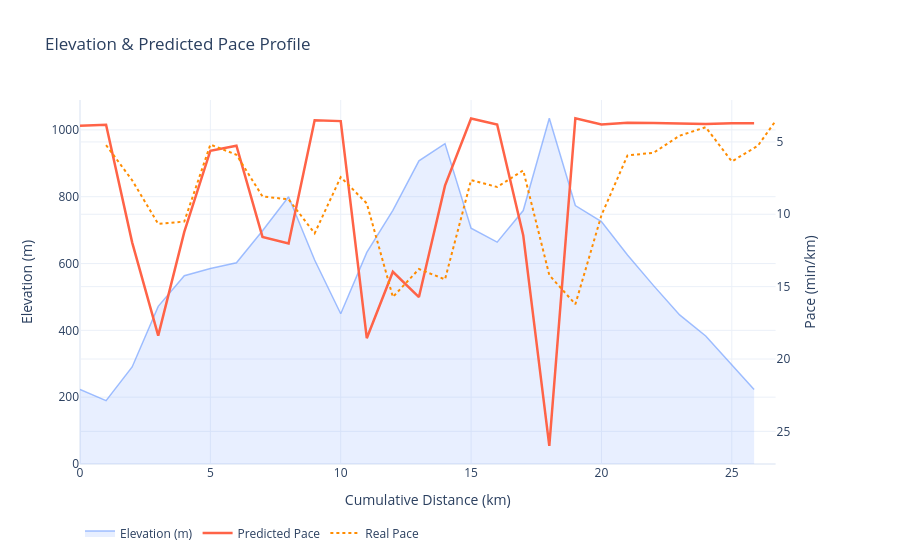

The notebook cell saved with this chart:
### Code cell
import plotly.graph_objects as go
import plotly.express as px
from plotly.subplots import make_subplots

fig = make_subplots(specs=[[{"secondary_y": True}]])

fig.add_trace(
    go.Scatter(
        x=splits["distance_km"], y=splits["elevation_m"],
        fill="tozeroy", fillcolor="rgba(100,150,255,0.15)",
        line=dict(color="rgba(100,150,255,0.6)", width=1.5),
        name="Elevation (m)",
        hovertemplate="%{y:.0f} m<extra></extra>",
    ),
    secondary_y=False,
)

splits["pace_fmt"]    = splits["predicted_pace"].apply(conv.min_to_chrono)

fig.add_trace(
    go.Scatter(
        x=splits["distance_km"], y=splits["predicted_pace"],
        line=dict(color="tomato", width=2.5),
        name="Predicted Pace",
        customdata=splits["pace_fmt"],
        hovertemplate="%{customdata} min/km<extra></extra>",
    ),
    secondary_y=True,
)
fig.add_trace(
    go.Scatter(
        x=df_temps_pierre["cum_dist"], y=df_temps_pierre["pace"],
        line=dict(color="darkorange", width=2, dash="dot"),
        name="Real Pace",
        # customdata=df_temps_pierre["fatigue_fmt"],
        # hovertemplate="%{customdata} min/km<extra></extra>",
    ),
    secondary_y=True,
)

fig.update_layout(
    title="Elevation & Predicted Pace Profile",
    xaxis_title="Cumulative Distance (km)",
    hovermode="x unified",
    template="plotly_white",
    legend=dict(orientation="h", y=-0.15),
)
fig.update_yaxes(title_text="Elevation (m)",    secondary_y=False)
fig.update_yaxes(title_text="Pace (min/km)",    secondary_y=True,  autorange="reversed")

fig.show()
# fig.write_html("data/chart_elevation_pace.html", include_plotlyjs="cdn", full_html=False)
# print("✅ Embeddable div saved → data/chart_elevation_pace.html")

### Figure 1 — Plotly figure (JSON) as saved in the notebook; plotly's stock layout.template omitted (floating-point values rounded to 4 significant figures)
{"data": [{"fill": "tozeroy", "fillcolor": "rgba(100,150,255,0.15)", "hovertemplate": "%{y:.0f} m<extra></extra>", "line": {"color": "rgba(100,150,255,0.6)", "width": 1.5}, "name": "Elevation (m)", "type": "scatter", "x": [0.0, 1.0, 2.0, 3.0, 4.0, 5.0, 6.0, 7.0, 8.0, 9.0, 10.0, 11.0, 12.0, 13.0, 14.0, 15.0, 16.0, 17.0, 18.0, 19.0, 20.0, 21.0, 22.0, 23.0, 24.0, 25.0, 25.86], "xaxis": "x", "y": [223.2, 189.8, 290.5, 471.7, 563.4, 584.9, 602.1, 698.1, 799.7, 610.5, 449.7, 633.2, 759.3, 907.2, 959.0, 705.5, 664.0, 758.5, 1035.0, 773.5, 725.5, 625.3, 533.9, 446.2, 383.3, 296.5, 223.0], "yaxis": "y"}, {"customdata": ["3:53", "3:49", "11:56", "18:23", "11:13", "5:36", "5:16", "11:34", "12:01", "3:30", "3:34", "18:34", "13:58", "15:43", "8:01", "3:23", "3:48", "11:26", "26:00", "3:22", "3:47", "3:41", "3:42", "3:42", "3:45", "3:43", "3:43"], "hovertemplate": "%{customdata} min/km<extra></extra>", "line": {"color": "tomato", "width": 2.5}, "name": "Predicted Pace", "type": "scatter", "x": [0.0, 1.0, 2.0, 3.0, 4.0, 5.0, 6.0, 7.0, 8.0, 9.0, 10.0, 11.0, 12.0, 13.0, 14.0, 15.0, 16.0, 17.0, 18.0, 19.0, 20.0, 21.0, 22.0, 23.0, 24.0, 25.0, 25.86], "xaxis": "x", "y": [3.883, 3.816, 11.94, 18.38, 11.21, 5.608, 5.259, 11.56, 12.01, 3.505, 3.562, 18.56, 13.97, 15.72, 8.022, 3.376, 3.8, 11.44, 26.0, 3.36, 3.787, 3.683, 3.701, 3.708, 3.757, 3.71, 3.711], "yaxis": "y2"}, {"line": {"color": "darkorange", "dash": "dot", "width": 2}, "name": "Real Pace", "type": "scatter", "x": [1.0, 2.0, 3.0, 4.0, 5.0, 6.0, 7.0, 8.0, 9.0, 10.0, 11.0, 12.0, 13.0, 14.0, 15.0, 16.0, 17.0, 18.0, 19.0, 20.0, 21.0, 22.0, 23.0, 24.0, 25.0, 26.0, 26.68], "xaxis": "x", "y": [5.217, 7.65, 10.67, 10.5, 5.183, 5.883, 8.767, 8.967, 11.32, 7.433, 9.25, 15.72, 13.78, 14.5, 7.633, 8.117, 6.967, 14.2, 16.22, 10.07, 5.933, 5.75, 4.567, 3.983, 6.35, 5.267, 3.55], "yaxis": "y2"}], "layout": {"hovermode": "x unified", "legend": {"orientation": "h", "y": -0.15}, "title": {"text": "Elevation & Predicted Pace Profile"}, "xaxis": {"anchor": "y", "domain": [0, 0.94], "title": {"text": "Cumulative Distance (km)"}}, "yaxis": {"anchor": "x", "domain": [0, 1], "title": {"text": "Elevation (m)"}}, "yaxis2": {"anchor": "x", "autorange": "reversed", "overlaying": "y", "side": "right", "title": {"text": "Pace (min/km)"}}}}
